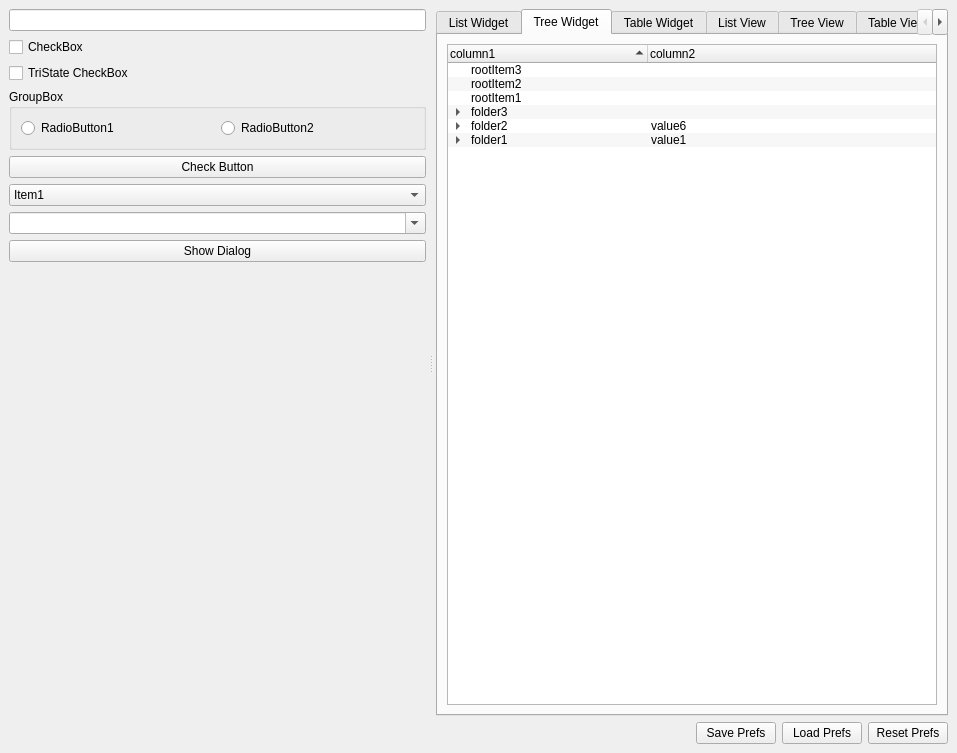
<?xml version="1.0" encoding="UTF-8"?>
<ui version="4.0">
 <class>MainWindow</class>
 <widget class="QMainWindow" name="MainWindow">
  <property name="geometry">
   <rect>
    <x>0</x>
    <y>0</y>
    <width>957</width>
    <height>753</height>
   </rect>
  </property>
  <property name="windowTitle">
   <string>MainWindow</string>
  </property>
  <widget class="QWidget" name="centralwidget">
   <layout class="QVBoxLayout" name="verticalLayout_2" stretch="1,0">
    <item>
     <widget class="QSplitter" name="uiSPL_test1">
      <property name="orientation">
       <enum>Qt::Horizontal</enum>
      </property>
      <property name="handleWidth">
       <number>10</number>
      </property>
      <widget class="QWidget" name="layoutWidget">
       <layout class="QVBoxLayout" name="verticalLayout">
        <item>
         <widget class="QLineEdit" name="uiLED_test1"/>
        </item>
        <item>
         <widget class="QCheckBox" name="uiCHK_test1">
          <property name="text">
           <string>CheckBox</string>
          </property>
         </widget>
        </item>
        <item>
         <widget class="QCheckBox" name="uiCHK_testTri1">
          <property name="text">
           <string>TriState CheckBox</string>
          </property>
          <property name="tristate">
           <bool>true</bool>
          </property>
         </widget>
        </item>
        <item>
         <widget class="QGroupBox" name="groupBox">
          <property name="title">
           <string>GroupBox</string>
          </property>
          <layout class="QHBoxLayout" name="horizontalLayout">
           <item>
            <widget class="QRadioButton" name="uiRAD_test1">
             <property name="text">
              <string>RadioButton1</string>
             </property>
            </widget>
           </item>
           <item>
            <widget class="QRadioButton" name="uiRAD_test2">
             <property name="text">
              <string>RadioButton2</string>
             </property>
            </widget>
           </item>
          </layout>
         </widget>
        </item>
        <item>
         <widget class="QPushButton" name="uiBTN_test1">
          <property name="text">
           <string>Check Button</string>
          </property>
          <property name="checkable">
           <bool>true</bool>
          </property>
         </widget>
        </item>
        <item>
         <widget class="QComboBox" name="uiCBX_test1">
          <item>
           <property name="text">
            <string>Item1</string>
           </property>
          </item>
          <item>
           <property name="text">
            <string>Item2</string>
           </property>
          </item>
          <item>
           <property name="text">
            <string>Item3</string>
           </property>
          </item>
          <item>
           <property name="text">
            <string>Item4</string>
           </property>
          </item>
          <item>
           <property name="text">
            <string>Item5</string>
           </property>
          </item>
          <item>
           <property name="text">
            <string>Item6</string>
           </property>
          </item>
          <item>
           <property name="text">
            <string>Item7</string>
           </property>
          </item>
         </widget>
        </item>
        <item>
         <widget class="QComboBox" name="uiCBX_test2">
          <property name="editable">
           <bool>true</bool>
          </property>
         </widget>
        </item>
        <item>
         <widget class="QPushButton" name="uiBTN_showDialog">
          <property name="text">
           <string>Show Dialog</string>
          </property>
         </widget>
        </item>
        <item>
         <spacer name="verticalSpacer">
          <property name="orientation">
           <enum>Qt::Vertical</enum>
          </property>
          <property name="sizeHint" stdset="0">
           <size>
            <width>20</width>
            <height>40</height>
           </size>
          </property>
         </spacer>
        </item>
       </layout>
      </widget>
      <widget class="QTabWidget" name="uiTAB_test1">
       <property name="currentIndex">
        <number>1</number>
       </property>
       <widget class="QWidget" name="uiTABPG_listWidget">
        <attribute name="title">
         <string>List Widget</string>
        </attribute>
        <layout class="QHBoxLayout" name="horizontalLayout_2">
         <item>
          <widget class="QListWidget" name="uiLSTWID_test1">
           <property name="selectionMode">
            <enum>QAbstractItemView::ExtendedSelection</enum>
           </property>
           <item>
            <property name="text">
             <string>Item1</string>
            </property>
           </item>
           <item>
            <property name="text">
             <string>Item2</string>
            </property>
           </item>
           <item>
            <property name="text">
             <string>Item3</string>
            </property>
           </item>
           <item>
            <property name="text">
             <string>Item4</string>
            </property>
           </item>
           <item>
            <property name="text">
             <string>Item5</string>
            </property>
           </item>
           <item>
            <property name="text">
             <string>Item6</string>
            </property>
           </item>
           <item>
            <property name="text">
             <string>Item7</string>
            </property>
           </item>
          </widget>
         </item>
        </layout>
       </widget>
       <widget class="QWidget" name="uiTABPG_treeWidget">
        <attribute name="title">
         <string>Tree Widget</string>
        </attribute>
        <layout class="QHBoxLayout" name="horizontalLayout_3">
         <item>
          <widget class="QTreeWidget" name="uiTREW_test1">
           <property name="alternatingRowColors">
            <bool>true</bool>
           </property>
           <property name="selectionMode">
            <enum>QAbstractItemView::ExtendedSelection</enum>
           </property>
           <property name="selectionBehavior">
            <enum>QAbstractItemView::SelectItems</enum>
           </property>
           <property name="sortingEnabled">
            <bool>true</bool>
           </property>
           <attribute name="headerDefaultSectionSize">
            <number>200</number>
           </attribute>
           <attribute name="headerMinimumSectionSize">
            <number>200</number>
           </attribute>
           <attribute name="headerShowSortIndicator" stdset="0">
            <bool>true</bool>
           </attribute>
           <column>
            <property name="text">
             <string>column1</string>
            </property>
           </column>
           <column>
            <property name="text">
             <string>column2</string>
            </property>
           </column>
           <item>
            <property name="text">
             <string>rootItem3</string>
            </property>
           </item>
           <item>
            <property name="text">
             <string>rootItem2</string>
            </property>
           </item>
           <item>
            <property name="text">
             <string>rootItem1</string>
            </property>
           </item>
           <item>
            <property name="text">
             <string>folder3</string>
            </property>
            <item>
             <property name="text">
              <string>folder31</string>
             </property>
             <item>
              <property name="text">
               <string>item313</string>
              </property>
             </item>
             <item>
              <property name="text">
               <string>item312</string>
              </property>
             </item>
             <item>
              <property name="text">
               <string>item311</string>
              </property>
             </item>
            </item>
           </item>
           <item>
            <property name="text">
             <string>folder2</string>
            </property>
            <property name="text">
             <string>value6</string>
            </property>
            <item>
             <property name="text">
              <string>folder21</string>
             </property>
             <property name="text">
              <string>value7</string>
             </property>
             <item>
              <property name="text">
               <string>item213</string>
              </property>
             </item>
             <item>
              <property name="text">
               <string>item212</string>
              </property>
             </item>
             <item>
              <property name="text">
               <string>item211</string>
              </property>
              <property name="text">
               <string>value8</string>
              </property>
             </item>
            </item>
           </item>
           <item>
            <property name="text">
             <string>folder1</string>
            </property>
            <property name="text">
             <string>value1</string>
            </property>
            <item>
             <property name="text">
              <string>folder11</string>
             </property>
             <property name="text">
              <string>value2</string>
             </property>
             <item>
              <property name="text">
               <string>item113</string>
              </property>
              <property name="text">
               <string>value5</string>
              </property>
             </item>
             <item>
              <property name="text">
               <string>item112</string>
              </property>
              <property name="text">
               <string>value4</string>
              </property>
             </item>
             <item>
              <property name="text">
               <string>item111</string>
              </property>
              <property name="text">
               <string>value3</string>
              </property>
             </item>
            </item>
           </item>
          </widget>
         </item>
        </layout>
       </widget>
       <widget class="QWidget" name="uiTABPG_tableWidget">
        <attribute name="title">
         <string>Table Widget</string>
        </attribute>
        <layout class="QHBoxLayout" name="horizontalLayout_4">
         <item>
          <widget class="QTableWidget" name="uiTBLWID_test1">
           <property name="sortingEnabled">
            <bool>true</bool>
           </property>
           <attribute name="horizontalHeaderShowSortIndicator" stdset="0">
            <bool>true</bool>
           </attribute>
           <row>
            <property name="text">
             <string>Row1</string>
            </property>
           </row>
           <row>
            <property name="text">
             <string>Row2</string>
            </property>
           </row>
           <row>
            <property name="text">
             <string>Row3</string>
            </property>
           </row>
           <row>
            <property name="text">
             <string>Row4</string>
            </property>
           </row>
           <row>
            <property name="text">
             <string>Row5</string>
            </property>
           </row>
           <row>
            <property name="text">
             <string>Row6</string>
            </property>
           </row>
           <row>
            <property name="text">
             <string>Row7</string>
            </property>
           </row>
           <column>
            <property name="text">
             <string>Column1</string>
            </property>
           </column>
           <column>
            <property name="text">
             <string>Column2</string>
            </property>
           </column>
           <item row="0" column="0">
            <property name="text">
             <string>value11</string>
            </property>
           </item>
           <item row="0" column="1">
            <property name="text">
             <string>value12</string>
            </property>
           </item>
           <item row="1" column="0">
            <property name="text">
             <string>value61</string>
            </property>
           </item>
           <item row="1" column="1">
            <property name="text">
             <string>value62</string>
            </property>
           </item>
           <item row="2" column="0">
            <property name="text">
             <string>value51</string>
            </property>
           </item>
           <item row="2" column="1">
            <property name="text">
             <string>value52</string>
            </property>
           </item>
           <item row="3" column="0">
            <property name="text">
             <string>value41</string>
            </property>
           </item>
           <item row="3" column="1">
            <property name="text">
             <string>value42</string>
            </property>
           </item>
           <item row="4" column="0">
            <property name="text">
             <string>value31</string>
            </property>
           </item>
           <item row="4" column="1">
            <property name="text">
             <string>value32</string>
            </property>
           </item>
           <item row="5" column="0">
            <property name="text">
             <string>value21</string>
            </property>
           </item>
           <item row="5" column="1">
            <property name="text">
             <string>value22</string>
            </property>
           </item>
           <item row="6" column="0">
            <property name="text">
             <string>value71</string>
            </property>
           </item>
           <item row="6" column="1">
            <property name="text">
             <string>value72</string>
            </property>
           </item>
          </widget>
         </item>
        </layout>
       </widget>
       <widget class="QWidget" name="uiTABPG_listView">
        <attribute name="title">
         <string>List View</string>
        </attribute>
        <layout class="QHBoxLayout" name="horizontalLayout_7">
         <item>
          <widget class="QListView" name="uiLSTV_test1"/>
         </item>
        </layout>
       </widget>
       <widget class="QWidget" name="uiTABPG_treeView">
        <attribute name="title">
         <string>Tree View</string>
        </attribute>
        <layout class="QHBoxLayout" name="horizontalLayout_8">
         <item>
          <widget class="QTreeView" name="uiTREV_test1">
           <property name="alternatingRowColors">
            <bool>true</bool>
           </property>
           <property name="selectionMode">
            <enum>QAbstractItemView::ExtendedSelection</enum>
           </property>
           <property name="selectionBehavior">
            <enum>QAbstractItemView::SelectItems</enum>
           </property>
           <attribute name="headerDefaultSectionSize">
            <number>200</number>
           </attribute>
           <attribute name="headerMinimumSectionSize">
            <number>200</number>
           </attribute>
          </widget>
         </item>
        </layout>
       </widget>
       <widget class="QWidget" name="uiTABPG_tableView">
        <attribute name="title">
         <string>Table View</string>
        </attribute>
        <layout class="QHBoxLayout" name="horizontalLayout_10">
         <item>
          <widget class="QTableView" name="uiTBLV_test1"/>
         </item>
        </layout>
       </widget>
       <widget class="QWidget" name="uiTABPG_columnView">
        <attribute name="title">
         <string>Column View</string>
        </attribute>
        <layout class="QHBoxLayout" name="horizontalLayout_9">
         <item>
          <widget class="QColumnView" name="uiCOLV_test1"/>
         </item>
        </layout>
       </widget>
      </widget>
     </widget>
    </item>
    <item>
     <layout class="QHBoxLayout" name="horizontalLayout_5">
      <item>
       <spacer name="horizontalSpacer">
        <property name="orientation">
         <enum>Qt::Horizontal</enum>
        </property>
        <property name="sizeHint" stdset="0">
         <size>
          <width>40</width>
          <height>20</height>
         </size>
        </property>
       </spacer>
      </item>
      <item>
       <widget class="QPushButton" name="uiBTN_savePrefs">
        <property name="text">
         <string>Save Prefs</string>
        </property>
       </widget>
      </item>
      <item>
       <widget class="QPushButton" name="uiBTN_loadPrefs">
        <property name="text">
         <string>Load Prefs</string>
        </property>
       </widget>
      </item>
      <item>
       <widget class="QPushButton" name="uiBTN_resetPrefs">
        <property name="text">
         <string>Reset Prefs</string>
        </property>
       </widget>
      </item>
     </layout>
    </item>
   </layout>
  </widget>
 </widget>
 <resources/>
 <connections>
  <connection>
   <sender>uiBTN_savePrefs</sender>
   <signal>clicked()</signal>
   <receiver>MainWindow</receiver>
   <slot>onSavePrefsClicked()</slot>
   <hints>
    <hint type="sourcelabel">
     <x>561</x>
     <y>562</y>
    </hint>
    <hint type="destinationlabel">
     <x>385</x>
     <y>291</y>
    </hint>
   </hints>
  </connection>
  <connection>
   <sender>uiBTN_loadPrefs</sender>
   <signal>clicked()</signal>
   <receiver>MainWindow</receiver>
   <slot>onLoadPrefsClicked()</slot>
   <hints>
    <hint type="sourcelabel">
     <x>642</x>
     <y>562</y>
    </hint>
    <hint type="destinationlabel">
     <x>385</x>
     <y>291</y>
    </hint>
   </hints>
  </connection>
  <connection>
   <sender>uiBTN_resetPrefs</sender>
   <signal>clicked()</signal>
   <receiver>MainWindow</receiver>
   <slot>onResetPrefsClicked()</slot>
   <hints>
    <hint type="sourcelabel">
     <x>723</x>
     <y>562</y>
    </hint>
    <hint type="destinationlabel">
     <x>385</x>
     <y>291</y>
    </hint>
   </hints>
  </connection>
  <connection>
   <sender>uiBTN_showDialog</sender>
   <signal>clicked()</signal>
   <receiver>MainWindow</receiver>
   <slot>onShowDialogClicked()</slot>
   <hints>
    <hint type="sourcelabel">
     <x>111</x>
     <y>208</y>
    </hint>
    <hint type="destinationlabel">
     <x>385</x>
     <y>291</y>
    </hint>
   </hints>
  </connection>
 </connections>
 <slots>
  <slot>onSavePrefsClicked()</slot>
  <slot>onLoadPrefsClicked()</slot>
  <slot>onResetPrefsClicked()</slot>
  <slot>onShowDialogClicked()</slot>
 </slots>
</ui>
